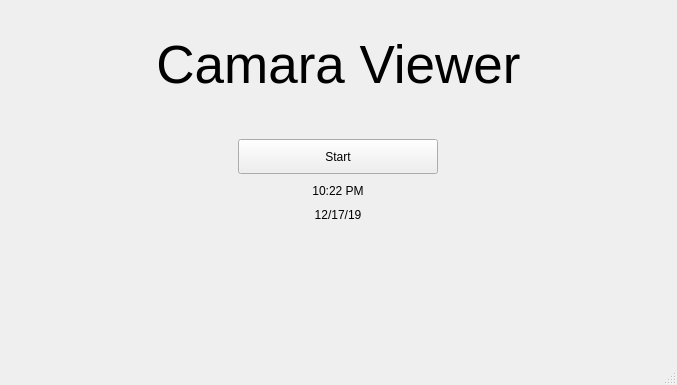
<?xml version="1.0" encoding="UTF-8"?>
<ui version="4.0">
 <class>MainWindow</class>
 <widget class="QMainWindow" name="MainWindow">
  <property name="geometry">
   <rect>
    <x>0</x>
    <y>0</y>
    <width>677</width>
    <height>385</height>
   </rect>
  </property>
  <property name="windowTitle">
   <string>MainWindow</string>
  </property>
  <widget class="QWidget" name="centralwidget">
   <layout class="QVBoxLayout" name="verticalLayout">
    <item>
     <widget class="QLabel" name="labelTitle">
      <property name="font">
       <font>
        <pointsize>40</pointsize>
       </font>
      </property>
      <property name="text">
       <string>Camara Viewer</string>
      </property>
      <property name="alignment">
       <set>Qt::AlignCenter</set>
      </property>
     </widget>
    </item>
    <item>
     <widget class="QWidget" name="widget" native="true">
      <layout class="QGridLayout" name="gridLayout_2">
       <item row="0" column="0">
        <widget class="QPushButton" name="pushButtonStart">
         <property name="sizePolicy">
          <sizepolicy hsizetype="Fixed" vsizetype="Fixed">
           <horstretch>0</horstretch>
           <verstretch>0</verstretch>
          </sizepolicy>
         </property>
         <property name="minimumSize">
          <size>
           <width>200</width>
           <height>35</height>
          </size>
         </property>
         <property name="text">
          <string>Start</string>
         </property>
        </widget>
       </item>
       <item row="1" column="0">
        <widget class="QLabel" name="labelTime">
         <property name="sizePolicy">
          <sizepolicy hsizetype="Preferred" vsizetype="Fixed">
           <horstretch>0</horstretch>
           <verstretch>0</verstretch>
          </sizepolicy>
         </property>
         <property name="text">
          <string>10:22 PM</string>
         </property>
         <property name="alignment">
          <set>Qt::AlignBottom|Qt::AlignHCenter</set>
         </property>
        </widget>
       </item>
       <item row="2" column="0">
        <widget class="QLabel" name="labelDate">
         <property name="sizePolicy">
          <sizepolicy hsizetype="Preferred" vsizetype="Fixed">
           <horstretch>0</horstretch>
           <verstretch>0</verstretch>
          </sizepolicy>
         </property>
         <property name="text">
          <string>12/17/19</string>
         </property>
         <property name="alignment">
          <set>Qt::AlignHCenter|Qt::AlignTop</set>
         </property>
        </widget>
       </item>
      </layout>
     </widget>
    </item>
    <item>
     <widget class="QWidget" name="widget_2" native="true">
      <property name="sizePolicy">
       <sizepolicy hsizetype="Preferred" vsizetype="Preferred">
        <horstretch>0</horstretch>
        <verstretch>0</verstretch>
       </sizepolicy>
      </property>
     </widget>
    </item>
   </layout>
  </widget>
  <widget class="QMenuBar" name="menubar">
   <property name="geometry">
    <rect>
     <x>0</x>
     <y>0</y>
     <width>677</width>
     <height>22</height>
    </rect>
   </property>
  </widget>
  <widget class="QStatusBar" name="statusbar"/>
 </widget>
 <resources/>
 <connections/>
</ui>
